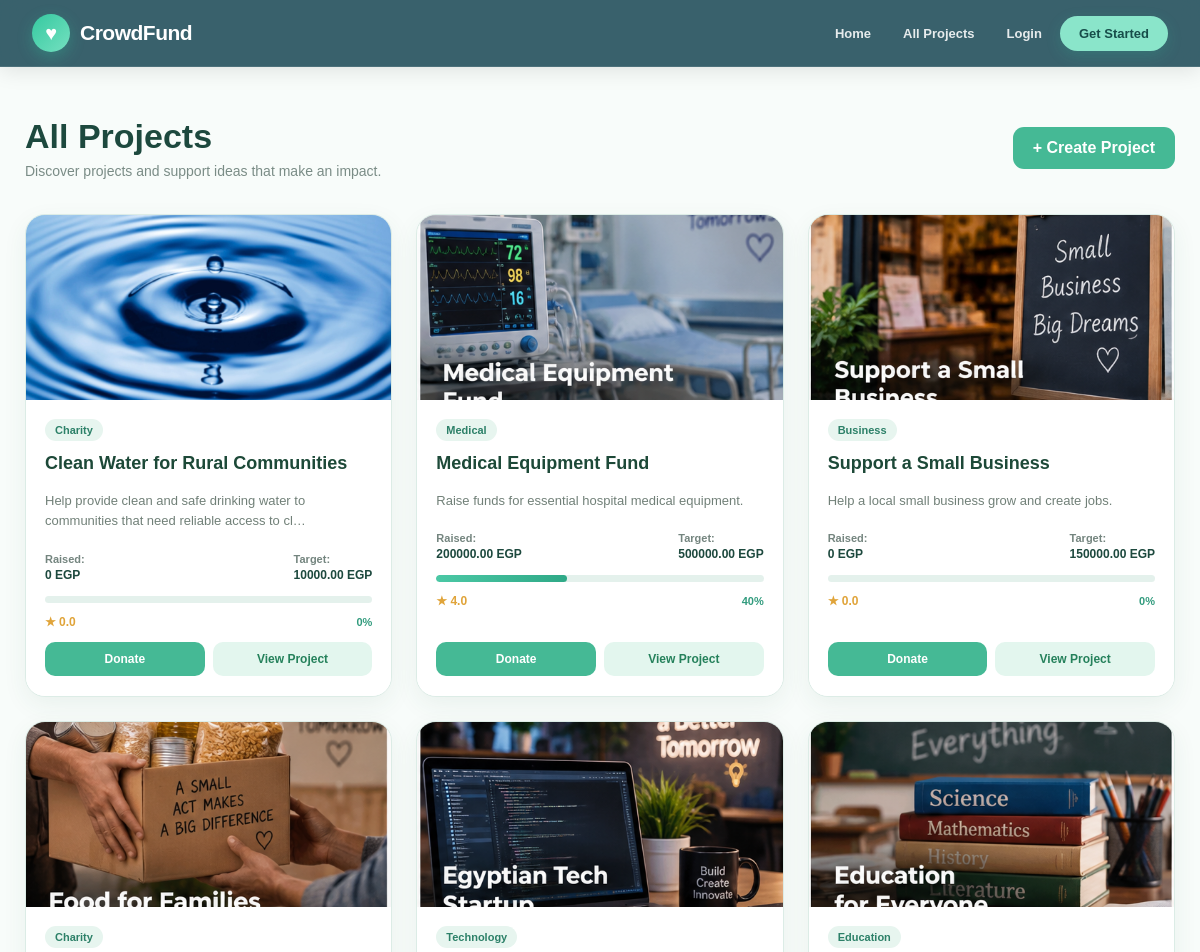
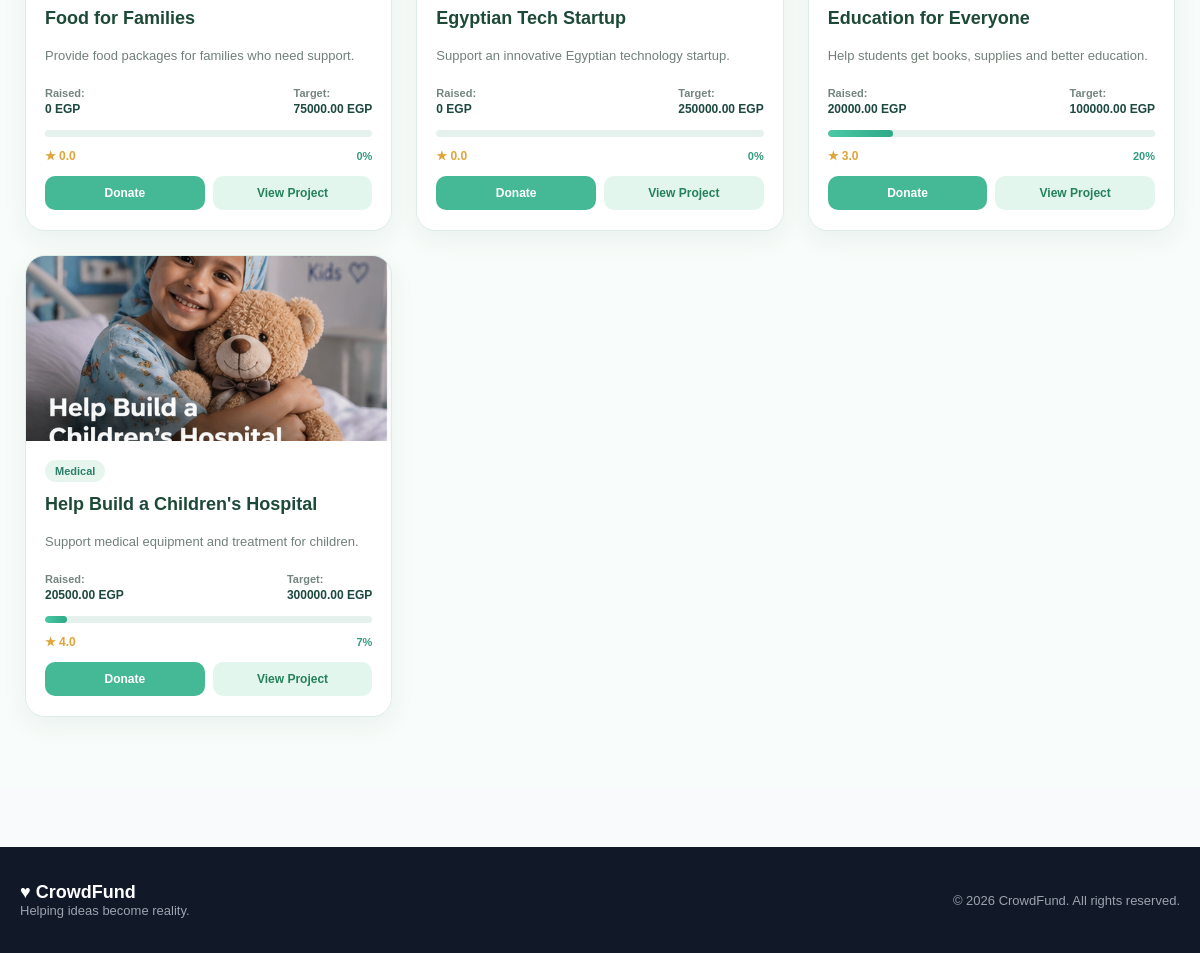
/projects/, run on the app's committed database (2 pictures, top to bottom).
### projects/models.py (models this page shows, shortened)
class Project(models.Model):
    creator = models.ForeignKey(
        settings.AUTH_USER_MODEL,
        on_delete=models.CASCADE,
        related_name="projects"
    )
    title = models.CharField(max_length=200)
    details = models.TextField()
    category = models.ForeignKey(
        Category,
        on_delete=models.PROTECT,
        related_name="projects"
    )
    target = models.DecimalField(
        max_digits=12,
        decimal_places=2
    )
    tags = models.ManyToManyField(
        Tag,
        related_name="projects",
        blank=True
    )
    start_time = models.DateTimeField()
    end_time = models.DateTimeField()
    created_at = models.DateTimeField(auto_now_add=True)
    is_cancelled = models.BooleanField(default=False)
    featured = models.BooleanField(default=False)

class ProjectImage(models.Model):
    project = models.ForeignKey(
        Project,
        on_delete=models.CASCADE,
        related_name="images"
    )
    image = models.ImageField(
        upload_to="projects/"
    )

class Category(models.Model):
    name = models.CharField(max_length=100)

### projects/views.py (the view)
# urls.py: path("", views.project_list, name="project_list"),
def project_list(request):
    projects = (
        Project.objects
        .filter(is_cancelled=False)
        .annotate(avg_rating=Avg("ratings__value"))
        .order_by("-created_at")
    )
    for project in projects:
        project.total_donations = sum(
            donation.amount
            for donation in project.donations.all()
        )
        if project.target:
            project.progress = min(
                float(project.total_donations) / float(project.target) * 100,
                100
            )
        else:
            project.progress = 0
    return render(
        request,
        "projects/project_list.html",
        {"projects": projects}
    )

### projects/templates/projects/project_list.html (shortened to what this page needs)
{% extends "base.html" %}
{% load static %}
{% block extra_css %}
<link rel="stylesheet" href="{% static 'css/cards.css' %}">
{% endblock %}
{% block content %}
<div class="projects-page">
    <div class="projects-container">
        <div class="projects-header">
            <div>
                <h1>All Projects</h1>
                <p>Discover projects and support ideas that make an impact.</p>
            </div>
            <a href="{% url 'project_create' %}" class="create-project-btn">
                + Create Project
            </a>
        </div>
        {% if projects %}
        <div class="projects-grid">
            {% for project in projects %}
            <div class="project-card">
                {% with first_image=project.images.first %}
                {% if first_image %}
                <img class="project-image" src="{{ first_image.image.url }}" alt="{{ project.title }}">
                {% else %}
                <div class="no-image">
                    CrowdFunding
                </div>
                {% endif %}
                {% endwith %}
                <div class="project-content">
                    <span class="project-category">
                        {{ project.category.name }}
                    </span>
                    <h2>
                        <a href="{% url 'project_detail' project.pk %}">
                            {{ project.title }}
                        </a>
                    </h2>
                    <p class="project-details">
                        {{ project.details|truncatechars:90 }}
                    </p>
                    <div class="donation-info">
                        <span>
                            Raised:
                            <strong>
                                {{ project.total_donations }} EGP
                            </strong>
                        </span>
                        <span>
                            Target:
                            <strong>
                                {{ project.target }} EGP
                            </strong>
                        </span>
                    </div>
                    <div class="progress-bar">
                        <div class="progress-fill" style="width: {{ project.progress }}%;"></div>
                    </div>
                    <div class="card-bottom">
                        <span class="rating">
                            ★ {{ project.avg_rating|default:0|floatformat:1 }}
                        </span>
                        <span class="progress-percent">
                            {{ project.progress|floatformat:0 }}%
                        </span>
                    </div>
                    <div class="card-buttons">
                        <a href="{% url 'donate' project.pk %}" class="donate-btn">
                            Donate
                        </a>
                        <a href="{% url 'project_detail' project.pk %}" class="view-project-btn">
                            View Project
                        </a>
                    </div>
                </div>
            </div>
            {% endfor %}
        </div>
        {% endif %}
    </div>
</div>
{% endblock %}

### static/css/cards.css (style rules this page uses)
.project-card { overflow: hidden; background: #fff; border: 1px solid #dcece6; border-radius: 20px; box-shadow: 0 8px 24px rgba(39, 93, 75, .07); transition: transform .25s ease, box-shadow .25s ease; display: flex; flex-direction: column; }
.project-image { width: 100%; height: 185px; display: block; object-fit: cover; background: #dff3e9; transition: transform .35s ease; }
.project-content { padding: 19px 19px 20px; background: #fff; flex: 1; display: flex; flex-direction: column; }
.project-content p { margin: 7px 0; color: #718078; font-size: 13px; line-height: 1.55; }
.donation-info { display: flex; justify-content: space-between; align-items: center; margin: 14px 0 8px; color: #74857f; font-size: 11px; font-weight: 600; }
.donation-info strong { display: block; margin-top: 3px; color: #1d493e; font-size: 12px; font-weight: 800; }
.progress-bar { width: 100%; height: 7px; margin: 6px 0 12px; overflow: hidden; background: #e4f1ec; border-radius: 20px; }
.progress-fill { height: 100%; min-width: 0; border-radius: 20px; background: linear-gradient(90deg, #4bc8a5, #2fa987); transition: width .4s ease; }
.card-bottom { display: flex; align-items: center; justify-content: space-between; margin-bottom: 13px; }
.card-bottom .rating { margin: 0; color: #e0a43a !important; font-size: 12px; }
.progress-percent { color: #319b7d; font-size: 11px; font-weight: 800; }
.card-buttons { display: flex; gap: 8px; align-items: center; margin-top: auto; }
.card-buttons .donate-btn { flex: 1; display: inline-flex; align-items: center; justify-content: center; padding: 10px 12px; border-radius: 10px; background: #45b995; color: white; text-decoration: none; font-size: 12px; font-weight: 800; transition: .22s ease; }

### templates/base.html (style rules this page uses)
* { box-sizing: border-box; margin: 0; padding: 0; }
html { scroll-behavior: smooth; }
body { font-family: Arial, Helvetica, sans-serif; background: #f8fafc; color: #1f2937; min-height: 100vh; }

### data on the page
Project: images.first.image (picture), category.name "Charity", title "Clean Water for Rural Communities", details "Help provide clean and safe drinking water to communities that need reliable access to cl…", total_donations "0", target "10000.00", avg_rating "0.0", progress "0"
Project: images.first.image (picture), category.name "Medical", title "Medical Equipment Fund", details "Raise funds for essential hospital medical equipment.", total_donations "200000.00", target "500000.00", avg_rating "4.0", progress "40"
Project: images.first.image (picture), category.name "Business", title "Support a Small Business", details "Help a local small business grow and create jobs.", total_donations "0", target "150000.00", avg_rating "0.0", progress "0"
Project: images.first.image (picture), category.name "Charity", title "Food for Families", details "Provide food packages for families who need support.", total_donations "0", target "75000.00", avg_rating "0.0", progress "0"
Project: images.first.image (picture), category.name "Technology", title "Egyptian Tech Startup", details "Support an innovative Egyptian technology startup.", total_donations "0", target "250000.00", avg_rating "0.0", progress "0"
Project: images.first.image (picture), category.name "Education", title "Education for Everyone", details "Help students get books, supplies and better education.", total_donations "20000.00", target "100000.00", avg_rating "3.0", progress "20"
Project: images.first.image (picture), category.name "Medical", title "Help Build a Children's Hospital", details "Support medical equipment and treatment for children.", total_donations "20500.00", target "300000.00", avg_rating "4.0", progress "7"
